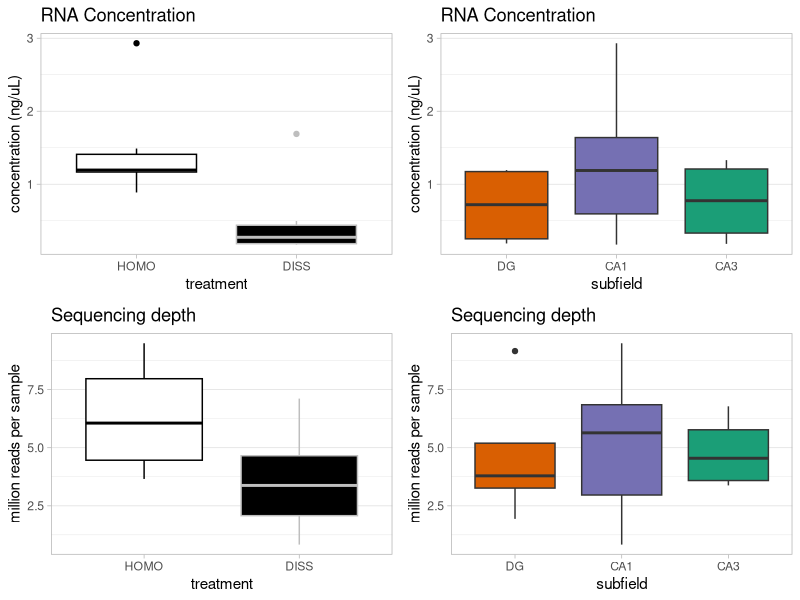

Write R code to recreate this figure.
## ---- chunk 1
library(tidyverse)
library(cowplot)

knitr::opts_chunk$set(fig.path = '../figures/05_readcounts/')
## ---- chunk 2
rnaconcentration <- read.csv("../data/picogreen.csv")
summary(rnaconcentration)

# format data
rnaconcentration$nanograms <- (rnaconcentration$picograms)/1000 
rnaconcentration$treatment <- factor(rnaconcentration$treatment, levels = c("HOMO", "DISS"))
rnaconcentration$subfield <- factor(rnaconcentration$subfield, levels = c("DG", "CA1", "CA3"))


a <- ggplot(rnaconcentration, 
            aes(x = treatment, y = nanograms, 
                fill = treatment, color = treatment)) + 
  geom_boxplot() +
  scale_fill_manual(values = c("white", "black")) +
  scale_color_manual(values = c("black", "grey")) +
  theme_cowplot(font_size = 12, line_size = 0.25) +
  labs(y = "concentration (ng/uL)",
       title = "RNA Concentration") +
  theme_light() +
    theme(legend.position = "none",
          panel.grid.major.x = element_blank()) 

b <- ggplot(rnaconcentration, aes(x = subfield, y = nanograms, 
                  fill = subfield)) + 
  geom_boxplot() +
  scale_fill_manual(values = c("#d95f02", "#7570b3", "#1b9e77" )) +
  theme_cowplot(font_size = 12, line_size = 0.25) +
  labs(y = "concentration (ng/uL)",
       title = "RNA Concentration") +
  theme_light() +
    theme(legend.position = "none",
          panel.grid.major.x = element_blank())


homo <- rnaconcentration %>% filter(treatment == "HOMO") 
mean(homo$nanograms)
sd(homo$nanograms)

diss <- rnaconcentration %>% filter(treatment == "DISS") 
mean(diss$nanograms)
sd(diss$nanograms)

summary(aov(nanograms ~ subfield * treatment, data=rnaconcentration))

## ---- chunk 3
reads <- read.table("../data/readcounts.txt", header = T)
summary(reads)

# format data
reads$millionreads <- (reads$counts)/1000000 # to show in millions
reads$treatment <- factor(reads$treatment, levels = c("HOMO", "DISS"))
reads$subfield <- factor(reads$subfield, levels = c("DG", "CA1", "CA3"))

# stats
mean(reads$millionreads) 
sd(reads$millionreads)


c <- ggplot(reads, aes(x = treatment, y = millionreads, 
                  fill = treatment, color = treatment)) + 
  geom_boxplot() +
  scale_fill_manual(values = c("white", "black")) +
  scale_color_manual(values = c("black", "grey")) +
  theme_cowplot(font_size = 12, line_size = 0.25) +
  labs(y = "million reads per sample",
       title = "Sequencing depth") +
  theme_light() +
    theme(legend.position = "none",
          panel.grid.major.x = element_blank()) 

d <- ggplot(reads, aes(x = subfield, y = millionreads, 
                  fill = subfield)) + 
  geom_boxplot() +
  scale_fill_manual(values = c("#d95f02", "#7570b3", "#1b9e77" )) +
  theme_cowplot(font_size = 12, line_size = 0.25) +
  labs(y = "million reads per sample",
       title = "Sequencing depth") +
  theme_light() +
    theme(legend.position = "none",
          panel.grid.major.x = element_blank())




homo <- reads %>% filter(treatment == "HOMO") 
mean(homo$millionreads)
sd(homo$millionreads)


diss <- reads %>% filter(treatment == "DISS") 
mean(diss$millionreads)
sd(diss$millionreads)

summary(aov(millionreads ~ subfield * treatment, data=reads))

## ---- chunk 4
plot_grid(a,b,c,d)
## ---- chunk 5
aligned <- read.table("../data/pseudoaligned.txt", header = T)
aligned$processed <- as.numeric(gsub(",","",aligned$processed))
aligned$pseudoaligned <- as.numeric(gsub(",","",aligned$pseudoaligned))

aligned$percent <- (aligned$pseudoaligned / aligned$processed) * 100
summary(aligned)

mean(aligned$percent)
sd(aligned$percent)
